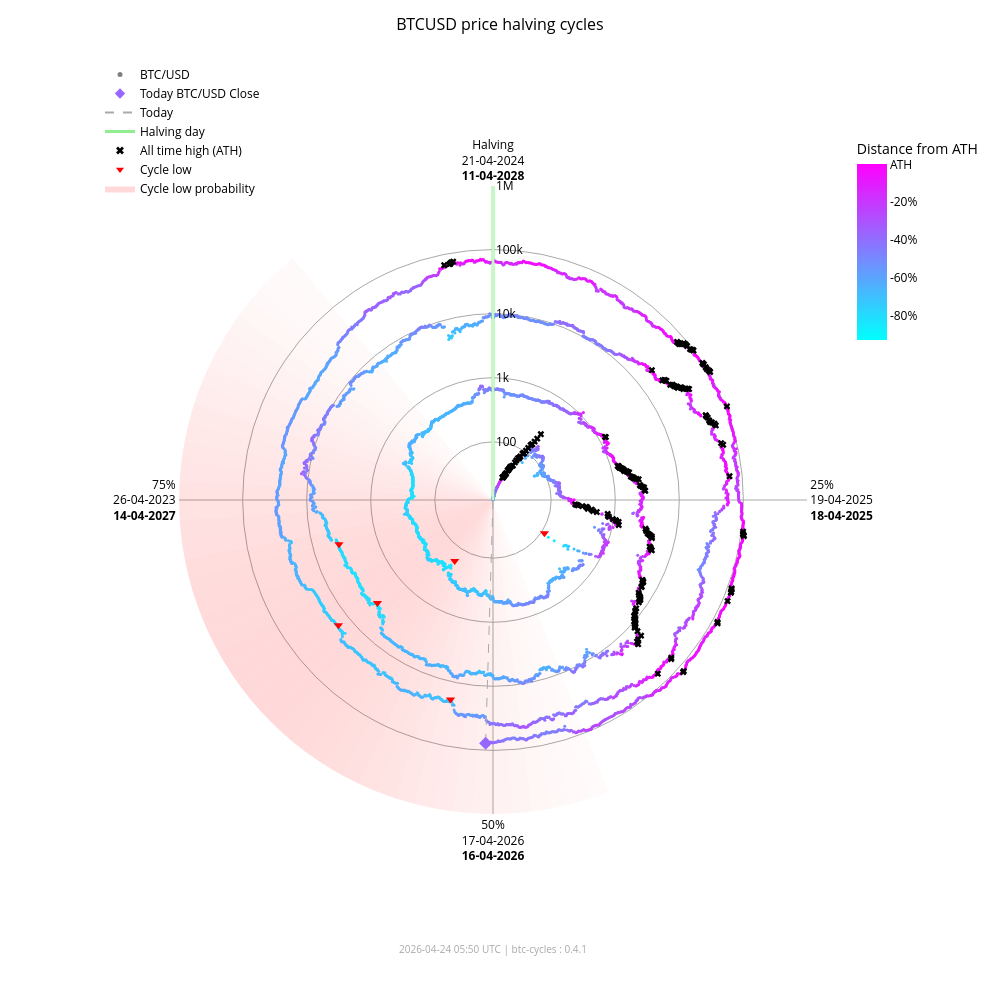

The code cell stored with this chart in its notebook:
### Markdown cell above
### Interactive chart (plotly)

### Code cell
fig_interactive = btc.plot(
    kind="interactive",
    from_date="2012-11-28",
)
# plotly config for interactivity
config = {"scrollZoom": True, "displayModeBar": True}
# display in notebook
fig_interactive.show(config=config)

### Figure 1 — Plotly figure (JSON) as saved in the notebook; plotly's stock layout.template omitted (floating-point values rounded to 4 significant figures; data arrays with more than 128 entries replaced by an {"elided": "..."} marker saying what was removed)
{"data": [{"fill": "toself", "fillcolor": "rgba(255,0,0,0.017168280509461755)", "hoverinfo": "skip", "line": {"width": 0}, "mode": "lines", "r": [12.35, 1000000, 1000000, 12.35, 12.35], "showlegend": false, "theta": [158.4, 158.4, 162.0, 162.0, 158.4], "type": "scatterpolar"}, {"fill": "toself", "fillcolor": "rgba(255,0,0,0.022114794501891175)", "hoverinfo": "skip", "line": {"width": 0}, "mode": "lines", "r": [12.35, 1000000, 1000000, 12.35, 12.35], "showlegend": false, "theta": [162.0, 162.0, 165.6, 165.6, 162.0], "type": "scatterpolar"}, {"fill": "toself", "fillcolor": "rgba(255,0,0,0.02790404259511669)", "hoverinfo": "skip", "line": {"width": 0}, "mode": "lines", "r": [12.35, 1000000, 1000000, 12.35, 12.35], "showlegend": false, "theta": [165.6, 165.6, 169.2, 169.2, 165.6], "type": "scatterpolar"}, {"fill": "toself", "fillcolor": "rgba(255,0,0,0.034518294852420334)", "hoverinfo": "skip", "line": {"width": 0}, "mode": "lines", "r": [12.35, 1000000, 1000000, 12.35, 12.35], "showlegend": false, "theta": [169.2, 169.2, 172.8, 172.8, 169.2], "type": "scatterpolar"}, {"fill": "toself", "fillcolor": "rgba(255,0,0,0.041901979682821514)", "hoverinfo": "skip", "line": {"width": 0}, "mode": "lines", "r": [12.35, 1000000, 1000000, 12.35, 12.35], "showlegend": false, "theta": [172.8, 172.8, 176.4, 176.4, 172.8], "type": "scatterpolar"}, {"fill": "toself", "fillcolor": "rgba(255,0,0,0.04996405861294358)", "hoverinfo": "skip", "line": {"width": 0}, "mode": "lines", "r": [12.35, 1000000, 1000000, 12.35, 12.35], "showlegend": false, "theta": [176.4, 176.4, 180.0, 180.0, 176.4], "type": "scatterpolar"}, {"fill": "toself", "fillcolor": "rgba(255,0,0,0.05858349692240514)", "hoverinfo": "skip", "line": {"width": 0}, "mode": "lines", "r": [12.35, 1000000, 1000000, 12.35, 12.35], "showlegend": false, "theta": [180.0, 180.0, 183.6, 183.6, 180.0], "type": "scatterpolar"}, {"fill": "toself", "fillcolor": "rgba(255,0,0,0.06761662035375064)", "hoverinfo": "skip", "line": {"width": 0}, "mode": "lines", "r": [12.35, 1000000, 1000000, 12.35, 12.35], "showlegend": false, "theta": [183.6, 183.6, 187.2, 187.2, 183.6], "type": "scatterpolar"}, {"fill": "toself", "fillcolor": "rgba(255,0,0,0.07690481219944661)", "hoverinfo": "skip", "line": {"width": 0}, "mode": "lines", "r": [12.35, 1000000, 1000000, 12.35, 12.35], "showlegend": false, "theta": [187.2, 187.2, 190.8, 190.8, 187.2], "type": "scatterpolar"}, {"fill": "toself", "fillcolor": "rgba(255,0,0,0.08628112000611096)", "hoverinfo": "skip", "line": {"width": 0}, "mode": "lines", "r": [12.35, 1000000, 1000000, 12.35, 12.35], "showlegend": false, "theta": [190.8, 190.8, 194.4, 194.4, 190.8], "type": "scatterpolar"}, {"fill": "toself", "fillcolor": "rgba(255,0,0,0.09557490841018089)", "hoverinfo": "skip", "line": {"width": 0}, "mode": "lines", "r": [12.35, 1000000, 1000000, 12.35, 12.35], "showlegend": false, "theta": [194.4, 194.4, 198.0, 198.0, 194.4], "type": "scatterpolar"}, {"fill": "toself", "fillcolor": "rgba(255,0,0,0.10461455782963762)", "hoverinfo": "skip", "line": {"width": 0}, "mode": "lines", "r": [12.35, 1000000, 1000000, 12.35, 12.35], "showlegend": false, "theta": [198.0, 198.0, 201.6, 201.6, 198.0], "type": "scatterpolar"}, {"fill": "toself", "fillcolor": "rgba(255,0,0,0.11322908719652829)", "hoverinfo": "skip", "line": {"width": 0}, "mode": "lines", "r": [12.35, 1000000, 1000000, 12.35, 12.35], "showlegend": false, "theta": [201.6, 201.6, 205.2, 205.2, 201.6], "type": "scatterpolar"}, {"fill": "toself", "fillcolor": "rgba(255,0,0,0.12125015337052986)", "hoverinfo": "skip", "line": {"width": 0}, "mode": "lines", "r": [12.35, 1000000, 1000000, 12.35, 12.35], "showlegend": false, "theta": [205.2, 205.2, 208.8, 208.8, 205.2], "type": "scatterpolar"}, {"fill": "toself", "fillcolor": "rgba(255,0,0,0.12851590515331976)", "hoverinfo": "skip", "line": {"width": 0}, "mode": "lines", "r": [12.35, 1000000, 1000000, 12.35, 12.35], "showlegend": false, "theta": [208.8, 208.8, 212.4, 212.4, 208.8], "type": "scatterpolar"}, {"fill": "toself", "fillcolor": "rgba(255,0,0,0.13487757461161184)", "hoverinfo": "skip", "line": {"width": 0}, "mode": "lines", "r": [12.35, 1000000, 1000000, 12.35, 12.35], "showlegend": false, "theta": [212.4, 212.4, 216.0, 216.0, 212.4], "type": "scatterpolar"}, {"fill": "toself", "fillcolor": "rgba(255,0,0,0.14020862181849592)", "hoverinfo": "skip", "line": {"width": 0}, "mode": "lines", "r": [12.35, 1000000, 1000000, 12.35, 12.35], "showlegend": false, "theta": [216.0, 216.0, 219.6, 219.6, 216.0], "type": "scatterpolar"}, {"fill": "toself", "fillcolor": "rgba(255,0,0,0.14441504950654527)", "hoverinfo": "skip", "line": {"width": 0}, "mode": "lines", "r": [12.35, 1000000, 1000000, 12.35, 12.35], "showlegend": false, "theta": [219.6, 219.6, 223.2, 223.2, 219.6], "type": "scatterpolar"}, {"fill": "toself", "fillcolor": "rgba(255,0,0,0.14744459351271713)", "hoverinfo": "skip", "line": {"width": 0}, "mode": "lines", "r": [12.35, 1000000, 1000000, 12.35, 12.35], "showlegend": false, "theta": [223.2, 223.2, 226.8, 226.8, 223.2], "type": "scatterpolar"}, {"fill": "toself", "fillcolor": "rgba(255,0,0,0.14929223192296423)", "hoverinfo": "skip", "line": {"width": 0}, "mode": "lines", "r": [12.35, 1000000, 1000000, 12.35, 12.35], "showlegend": false, "theta": [226.8, 226.8, 230.4, 230.4, 226.8], "type": "scatterpolar"}, {"fill": "toself", "fillcolor": "rgba(255,0,0,0.15)", "hoverinfo": "skip", "line": {"width": 0}, "mode": "lines", "r": [12.35, 1000000, 1000000, 12.35, 12.35], "showlegend": false, "theta": [230.4, 230.4, 234.0, 234.0, 230.4], "type": "scatterpolar"}, {"fill": "toself", "fillcolor": "rgba(255,0,0,0.14965033825231114)", "hoverinfo": "skip", "line": {"width": 0}, "mode": "lines", "r": [12.35, 1000000, 1000000, 12.35, 12.35], "showlegend": false, "theta": [234.0, 234.0, 237.6, 237.6, 234.0], "type": "scatterpolar"}, {"fill": "toself", "fillcolor": "rgba(255,0,0,0.14835378057909807)", "hoverinfo": "skip", "line": {"width": 0}, "mode": "lines", "r": [12.35, 1000000, 1000000, 12.35, 12.35], "showlegend": false, "theta": [237.6, 237.6, 241.2, 241.2, 237.6], "type": "scatterpolar"}, {"fill": "toself", "fillcolor": "rgba(255,0,0,0.14623322283554635)", "hoverinfo": "skip", "line": {"width": 0}, "mode": "lines", "r": [12.35, 1000000, 1000000, 12.35, 12.35], "showlegend": false, "theta": [241.2, 241.2, 244.8, 244.8, 241.2], "type": "scatterpolar"}, {"fill": "toself", "fillcolor": "rgba(255,0,0,0.1434078538226231)", "hoverinfo": "skip", "line": {"width": 0}, "mode": "lines", "r": [12.35, 1000000, 1000000, 12.35, 12.35], "showlegend": false, "theta": [244.8, 244.8, 248.4, 248.4, 244.8], "type": "scatterpolar"}, {"fill": "toself", "fillcolor": "rgba(255,0,0,0.13997983179373427)", "hoverinfo": "skip", "line": {"width": 0}, "mode": "lines", "r": [12.35, 1000000, 1000000, 12.35, 12.35], "showlegend": false, "theta": [248.4, 248.4, 252.0, 252.0, 248.4], "type": "scatterpolar"}, {"fill": "toself", "fillcolor": "rgba(255,0,0,0.13602598258454268)", "hoverinfo": "skip", "line": {"width": 0}, "mode": "lines", "r": [12.35, 1000000, 1000000, 12.35, 12.35], "showlegend": false, "theta": [252.0, 252.0, 255.6, 255.6, 252.0], "type": "scatterpolar"}, {"fill": "toself", "fillcolor": "rgba(255,0,0,0.13159547355344953)", "hoverinfo": "skip", "line": {"width": 0}, "mode": "lines", "r": [12.35, 1000000, 1000000, 12.35, 12.35], "showlegend": false, "theta": [255.6, 255.6, 259.2, 259.2, 255.6], "type": "scatterpolar"}, {"fill": "toself", "fillcolor": "rgba(255,0,0,0.12671301775492697)", "hoverinfo": "skip", "line": {"width": 0}, "mode": "lines", "r": [12.35, 1000000, 1000000, 12.35, 12.35], "showlegend": false, "theta": [259.2, 259.2, 262.8, 262.8, 259.2], "type": "scatterpolar"}, {"fill": "toself", "fillcolor": "rgba(255,0,0,0.12138610149219965)", "hoverinfo": "skip", "line": {"width": 0}, "mode": "lines", "r": [12.35, 1000000, 1000000, 12.35, 12.35], "showlegend": false, "theta": [262.8, 262.8, 266.4, 266.4, 262.8], "type": "scatterpolar"}, {"fill": "toself", "fillcolor": "rgba(255,0,0,0.1156142551644921)", "hoverinfo": "skip", "line": {"width": 0}, "mode": "lines", "r": [12.35, 1000000, 1000000, 12.35, 12.35], "showlegend": false, "theta": [266.4, 266.4, 270.0, 270.0, 266.4], "type": "scatterpolar"}, {"fill": "toself", "fillcolor": "rgba(255,0,0,0.10939851441251548)", "hoverinfo": "skip", "line": {"width": 0}, "mode": "lines", "r": [12.35, 1000000, 1000000, 12.35, 12.35], "showlegend": false, "theta": [270.0, 270.0, 273.6, 273.6, 270.0], "type": "scatterpolar"}, {"fill": "toself", "fillcolor": "rgba(255,0,0,0.10274974912946185)", "hoverinfo": "skip", "line": {"width": 0}, "mode": "lines", "r": [12.35, 1000000, 1000000, 12.35, 12.35], "showlegend": false, "theta": [273.6, 273.6, 277.2, 277.2, 273.6], "type": "scatterpolar"}, {"fill": "toself", "fillcolor": "rgba(255,0,0,0.09569517349791425)", "hoverinfo": "skip", "line": {"width": 0}, "mode": "lines", "r": [12.35, 1000000, 1000000, 12.35, 12.35], "showlegend": false, "theta": [277.2, 277.2, 280.8, 280.8, 277.2], "type": "scatterpolar"}, {"fill": "toself", "fillcolor": "rgba(255,0,0,0.08828282625646727)", "hoverinfo": "skip", "line": {"width": 0}, "mode": "lines", "r": [12.35, 1000000, 1000000, 12.35, 12.35], "showlegend": false, "theta": [280.8, 280.8, 284.4, 284.4, 280.8], "type": "scatterpolar"}, {"fill": "toself", "fillcolor": "rgba(255,0,0,0.08058400018765345)", "hoverinfo": "skip", "line": {"width": 0}, "mode": "lines", "r": [12.35, 1000000, 1000000, 12.35, 12.35], "showlegend": false, "theta": [284.4, 284.4, 288.0, 288.0, 284.4], "type": "scatterpolar"}, {"fill": "toself", "fillcolor": "rgba(255,0,0,0.07269354608292704)", "hoverinfo": "skip", "line": {"width": 0}, "mode": "lines", "r": [12.35, 1000000, 1000000, 12.35, 12.35], "showlegend": false, "theta": [288.0, 288.0, 291.6, 291.6, 288.0], "type": "scatterpolar"}, {"fill": "toself", "fillcolor": "rgba(255,0,0,0.06472784449068783)", "hoverinfo": "skip", "line": {"width": 0}, "mode": "lines", "r": [12.35, 1000000, 1000000, 12.35, 12.35], "showlegend": false, "theta": [291.6, 291.6, 295.2, 295.2, 291.6], "type": "scatterpolar"}, {"fill": "toself", "fillcolor": "rgba(255,0,0,0.05682021976743955)", "hoverinfo": "skip", "line": {"width": 0}, "mode": "lines", "r": [12.35, 1000000, 1000000, 12.35, 12.35], "showlegend": false, "theta": [295.2, 295.2, 298.8, 298.8, 295.2], "type": "scatterpolar"}, {"fill": "toself", "fillcolor": "rgba(255,0,0,0.04911378436707333)", "hoverinfo": "skip", "line": {"width": 0}, "mode": "lines", "r": [12.35, 1000000, 1000000, 12.35, 12.35], "showlegend": false, "theta": [298.8, 298.8, 302.4, 302.4, 298.8], "type": "scatterpolar"}, {"fill": "toself", "fillcolor": "rgba(255,0,0,0.04175213714896469)", "hoverinfo": "skip", "line": {"width": 0}, "mode": "lines", "r": [12.35, 1000000, 1000000, 12.35, 12.35], "showlegend": false, "theta": [302.4, 302.4, 306.0, 306.0, 302.4], "type": "scatterpolar"}, {"fill": "toself", "fillcolor": "rgba(255,0,0,0.034868865657538876)", "hoverinfo": "skip", "line": {"width": 0}, "mode": "lines", "r": [12.35, 1000000, 1000000, 12.35, 12.35], "showlegend": false, "theta": [306.0, 306.0, 309.6, 309.6, 306.0], "type": "scatterpolar"}, {"fill": "toself", "fillcolor": "rgba(255,0,0,0.02857722515334582)", "hoverinfo": "skip", "line": {"width": 0}, "mode": "lines", "r": [12.35, 1000000, 1000000, 12.35, 12.35], "showlegend": false, "theta": [309.6, 309.6, 313.2, 313.2, 309.6], "type": "scatterpolar"}, {"fill": "toself", "fillcolor": "rgba(255,0,0,0.022961515313555197)", "hoverinfo": "skip", "line": {"width": 0}, "mode": "lines", "r": [12.35, 1000000, 1000000, 12.35, 12.35], "showlegend": false, "theta": [313.2, 313.2, 316.8, 316.8, 313.2], "type": "scatterpolar"}, {"fill": "toself", "fillcolor": "rgba(255,0,0,0.01807146942917362)", "hoverinfo": "skip", "line": {"width": 0}, "mode": "lines", "r": [12.35, 1000000, 1000000, 12.35, 12.35], "showlegend": false, "theta": [316.8, 316.8, 320.4, 320.4, 316.8], "type": "scatterpolar"}, {"hoverinfo": "text", "marker": {"color": {"elided": "4896 str values"}, "size": 3}, "mode": "markers", "r": {"elided": "4896 float values"}, "showlegend": false, "text": {"elided": "4896 str values"}, "theta": {"elided": "4896 float values"}, "type": "scatterpolar"}, {"hoverinfo": "skip", "line": {"color": "lightgreen", "width": 3}, "mode": "lines", "r": [12.35, 1000000], "showlegend": false, "theta": [0, 0], "type": "scatterpolar"}, {"hoverinfo": "skip", "line": {"color": "darkgrey", "dash": "dash", "width": 1}, "mode": "lines", "r": [12.35, 77830.0], "showlegend": false, "theta": [181.7, 181.7], "type": "scatterpolar"}, {"hoverinfo": "text", "marker": {"color": "#9867ff", "size": 10, "symbol": "diamond"}, "mode": "markers", "r": [77830.0], "showlegend": false, "text": ["Today<br>Date: 2026-04-24<br>Price: $77,831.09"], "theta": [181.7], "type": "scatterpolar"}, {"hoverinfo": "text", "marker": {"color": "black", "size": 6, "symbol": "x"}, "mode": "markers", "r": {"elided": "195 float values"}, "showlegend": false, "text": {"elided": "195 str values"}, "theta": {"elided": "195 float values"}, "type": "scatterpolar"}, {"hoverinfo": "text", "marker": {"color": "red", "size": 8, "symbol": "triangle-down"}, "mode": "markers", "r": [111.6, 164.9, 3233.0, 3925.0, 18950.0, 15760.0], "showlegend": false, "text": ["Cycle Low<br>Date: 2014-02-21<br>Price: $111.56<br>ATH distance: -91.0%", "Cycle Low<br>Date: 2015-01-14<br>Price: $164.92<br>ATH distance: -86.7%", "Cycle Low<br>Date: 2018-12-15<br>Price: $3,232.51<br>ATH distance: -83.3%", "Cycle Low<br>Date: 2019-03-25<br>Price: $3,924.55<br>ATH distance: -79.7%", "Cycle Low<br>Date: 2022-06-18<br>Price: $18,954.25<br>ATH distance: -71.9%", "Cycle Low<br>Date: 2022-11-21<br>Price: $15,760.19<br>ATH distance: -76.7%"], "theta": [122.8, 212.1, 228.3, 254.0, 192.0, 231.0], "type": "scatterpolar"}, {"marker": {"color": "grey", "size": 5}, "mode": "markers", "name": "BTC/USD", "r": [null], "theta": [null], "type": "scatterpolar"}, {"marker": {"color": "#9867ff", "size": 8, "symbol": "diamond"}, "mode": "markers", "name": "Today BTC/USD Close", "r": [null], "theta": [null], "type": "scatterpolar"}, {"line": {"color": "darkgrey", "dash": "dash"}, "mode": "lines", "name": "Today", "r": [null], "theta": [null], "type": "scatterpolar"}, {"line": {"color": "lightgreen", "width": 3}, "mode": "lines", "name": "Halving day", "r": [null], "theta": [null], "type": "scatterpolar"}, {"marker": {"color": "black", "size": 7, "symbol": "x"}, "mode": "markers", "name": "All time high (ATH)", "r": [null], "theta": [null], "type": "scatterpolar"}, {"marker": {"color": "red", "size": 7, "symbol": "triangle-down"}, "mode": "markers", "name": "Cycle low", "r": [null], "theta": [null], "type": "scatterpolar"}, {"fill": "toself", "fillcolor": "rgba(255,0,0,0.15)", "line": {"width": 0}, "mode": "lines", "name": "Cycle low probability", "r": [null], "theta": [null], "type": "scatterpolar"}, {"hoverinfo": "skip", "marker": {"cmax": 0, "cmin": -0.9307, "color": [0], "colorbar": {"len": 0.25, "ticktext": ["ATH", "-20%", "-40%", "-60%", "-80%", "-100%"], "tickvals": [0, -0.2, -0.4, -0.6, -0.8, -1.0], "title": {"text": "Distance from ATH"}, "x": 0.95, "y": 0.92, "yanchor": "top"}, "colorscale": {"elided": "256x2 mixed values"}, "showscale": true, "size": 0}, "mode": "markers", "r": [null], "showlegend": false, "theta": [null], "type": "scatterpolar"}], "layout": {"annotations": [{"font": {"color": "darkgrey", "size": 10}, "showarrow": false, "text": "2026-04-24 05:50 UTC | btc-cycles : 0.4.1", "x": 0.5, "xref": "paper", "y": -0.02, "yref": "paper"}], "font": {"color": "black"}, "height": 1000, "legend": {"bgcolor": "rgba(0,0,0,0)", "font": {"color": "black"}, "x": 0.0, "y": 1.0}, "margin": {"b": 60, "l": 100, "r": 80, "t": 60}, "paper_bgcolor": "white", "plot_bgcolor": "white", "polar": {"angularaxis": {"color": "black", "direction": "clockwise", "gridcolor": "darkgrey", "rotation": 90, "ticktext": ["Halving<br>21-04-2024<br><b>11-04-2028</b>", "25%<br>19-04-2025<br><b>18-04-2025</b>", "50%<br>17-04-2026<br><b>16-04-2026</b>", "75%<br>26-04-2023<br><b>14-04-2027</b>"], "tickvals": [0, 90, 180, 270]}, "bgcolor": "white", "domain": {"x": [0.1, 0.9], "y": [0.05, 0.95]}, "radialaxis": {"angle": 90, "color": "black", "gridcolor": "darkgrey", "range": [1.092, 6.0], "tickangle": 90, "ticktext": ["100", "1k", "10k", "100k", "1M"], "tickvals": [100, 1000, 10000, 100000, 1000000], "type": "log"}}, "title": {"font": {"color": "black", "size": 16}, "text": "BTCUSD price halving cycles", "x": 0.5}, "width": 1000}}
